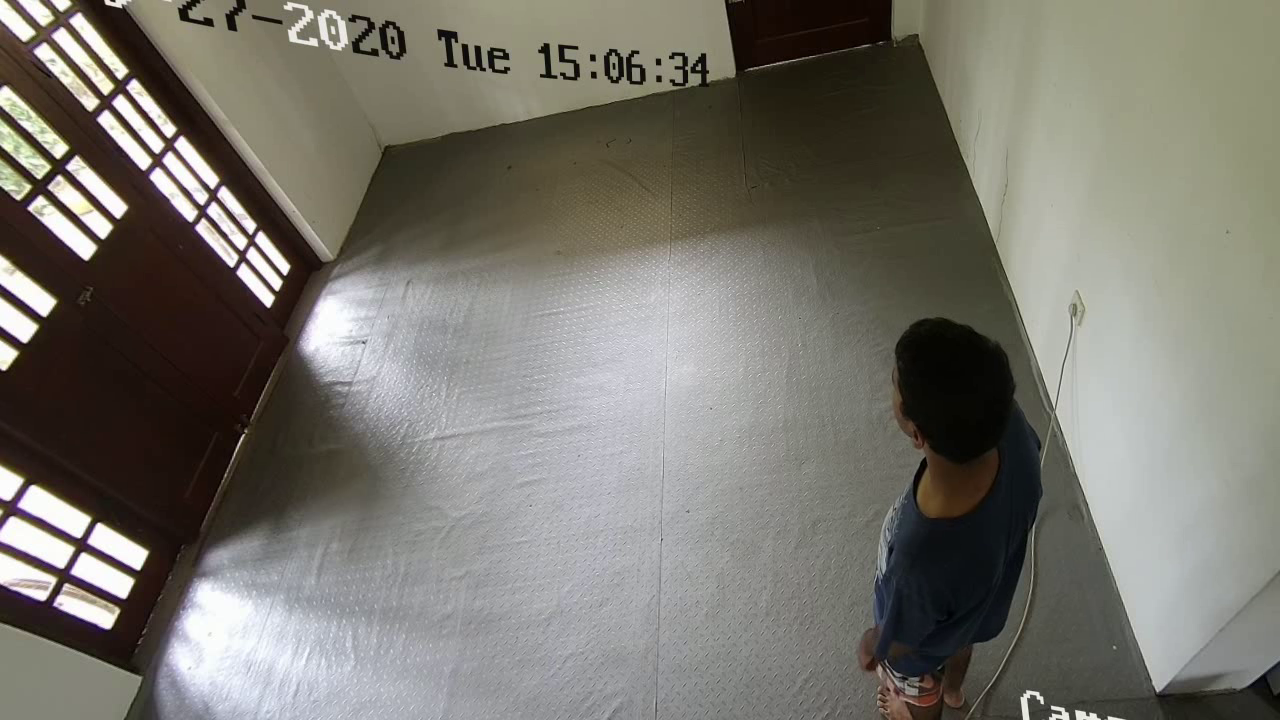
#> input picture frame 19 of Video_footages/Human detection/walk4_run.mp4, 1280 x 720 px, given in place of the camera
$ python detectMovingObjects.py
#> lines starting #> are read from the running program, lines starting #| are printed output that depends on the picture
import cv2 as cv
import pandas as pd
from datetime import datetime

frameRate = 20  # fps
firstFrame = None
video = cv.VideoCapture(0)

fourcc = cv.VideoWriter_fourcc(*'XVID')
out = cv.VideoWriter('output.avi',fourcc, 20.0, (640,480))

faceCascade = cv.CascadeClassifier('../Assets/Cascades/haarcascade_frontalface_default.xml')
df = pd.DataFrame(columns=["Start", "End"])
startTime = None

while True:
    check, currFrame = video.read()
#> currFrame is the input picture: shape (720, 1280, 3); mean B, G, R 109.8, 117.8, 120.2
    currStatus = 0
    editFrame = cv.cvtColor(currFrame, cv.COLOR_BGR2GRAY)
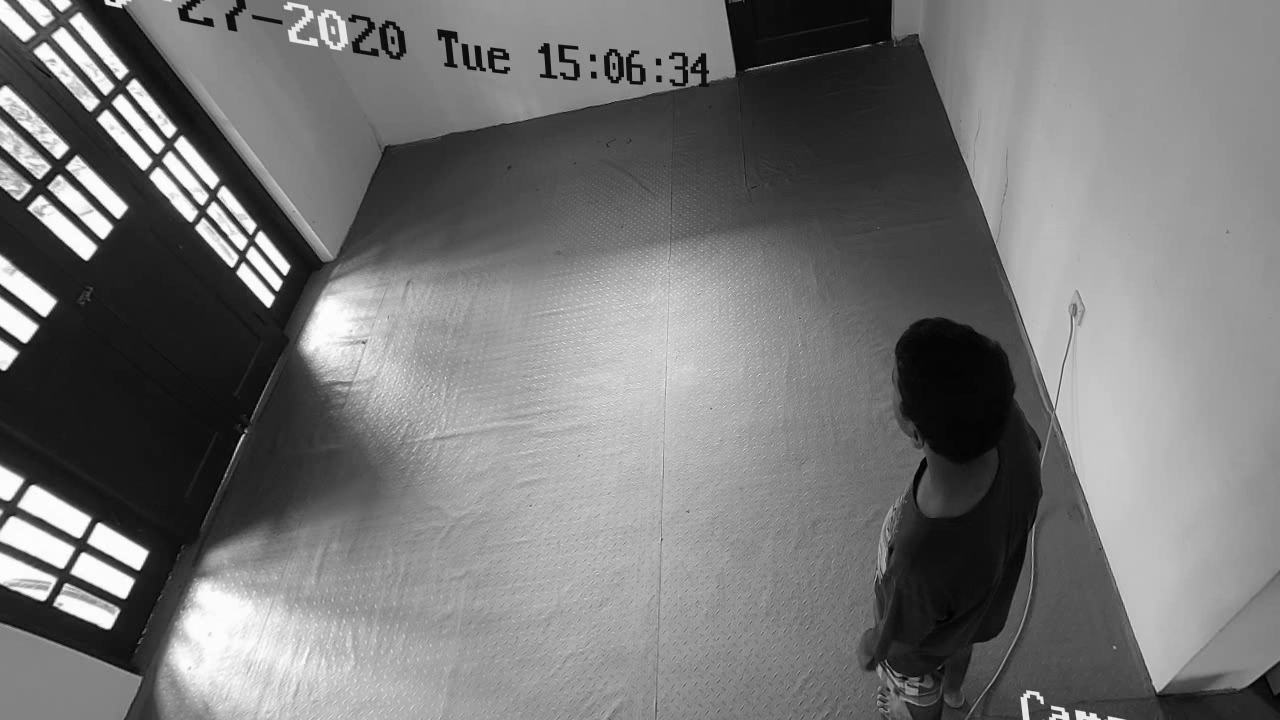
#> editFrame: shape (720, 1280); min 0, max 255, mean 117.6
    editFrame = cv.GaussianBlur(editFrame, (21, 21), 0)
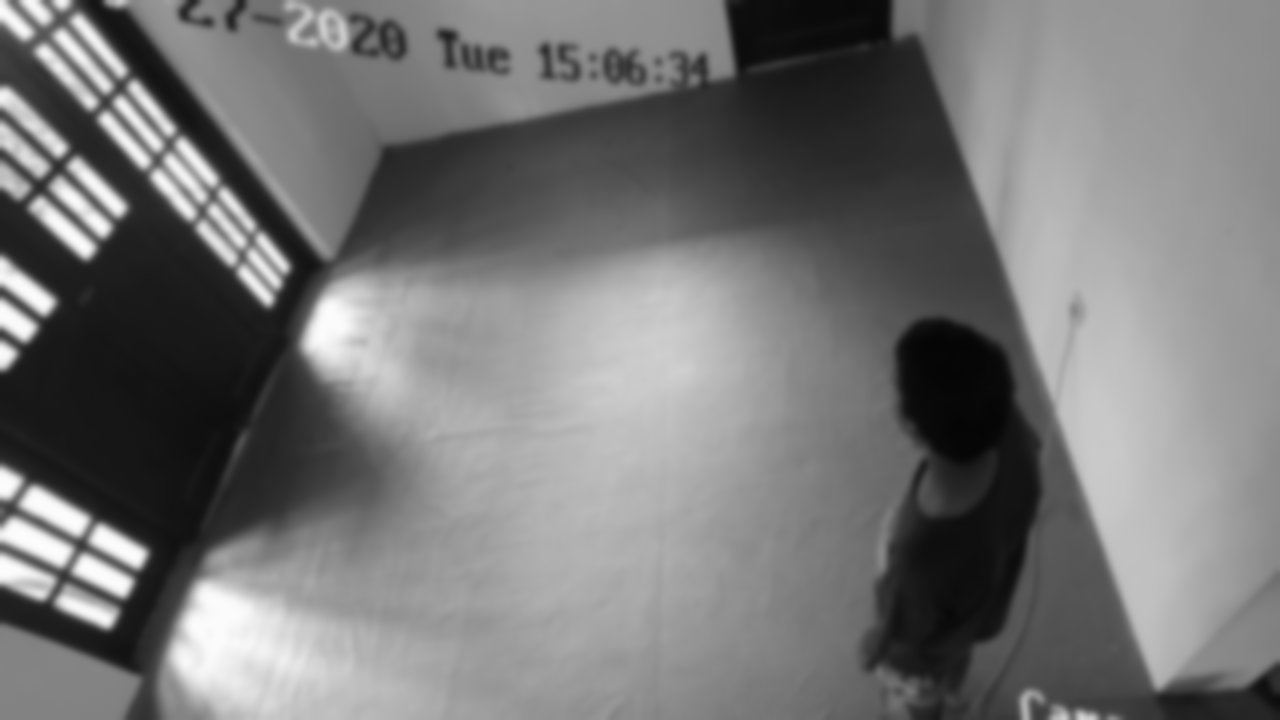
#> editFrame: shape (720, 1280); min 5, max 253, mean 117.6

    if firstFrame is None:
        preStatus = currStatus
        firstFrame = editFrame
        continue

    editFrame = cv.absdiff(editFrame, firstFrame)
    editFrame = cv.threshold(editFrame, 30, 255, cv.THRESH_BINARY)[1]
    editFrame = cv.dilate(editFrame, None, iterations= 2)

    (contours, _) = cv.findContours(editFrame.copy(), cv.RETR_EXTERNAL, cv.CHAIN_APPROX_SIMPLE)

    for contour in contours:
        if cv.contourArea(contour) > 10000:
            currStatus = 1
            (x,y,w,h) = cv.boundingRect(contour)
            dilateFrame = cv.rectangle(currFrame, (x, y), (x + w, y + h), (255, 0, 0), 3)

    if preStatus == 0 and currStatus == 1:
        startTime = datetime.now()
    elif preStatus == 1 and currStatus == 0:
        df = df.append({"Start": startTime, "End": datetime.now()}, ignore_index=True)

    cv.putText(currFrame, str(datetime.now()), (10, 470), cv.FONT_HERSHEY_PLAIN, 1.5, (255,255,255), 2)
    cv.imshow("Current_Frame", currFrame)
    out.write(currFrame)
    cv.imshow("Edit_Frame", editFrame)
    key = cv.waitKey(int(1000/frameRate))

    if key == 27 or check == 0:
        if currStatus == 1:
            df = df.append({"Start": startTime, "End": datetime.now()}, ignore_index=True)
        break

    preStatus = currStatus

#> (the run stopped early here; a loop or call above may not have finished)

$ run again, starting later in the video
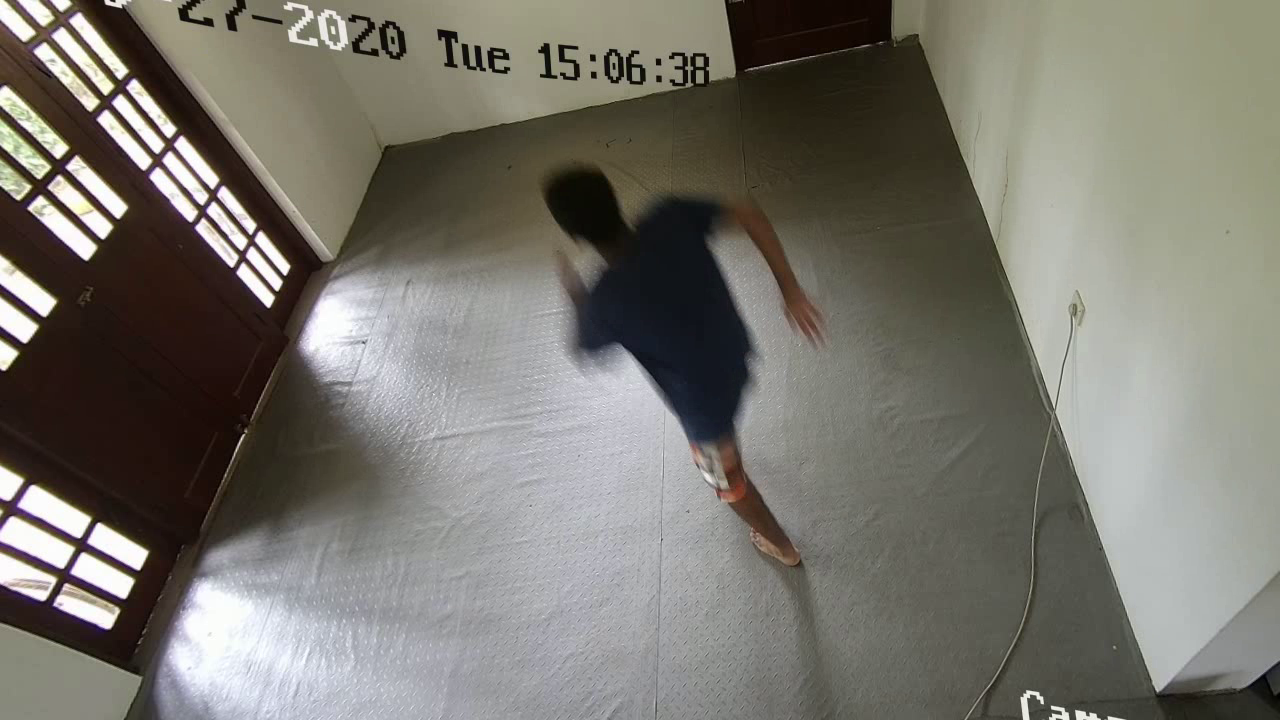
#> input picture frame 86 of Video_footages/Human detection/walk4_run.mp4, 1280 x 720 px, given in place of the camera
#> currFrame is the input picture: shape (720, 1280, 3); mean B, G, R 109.6, 117.6, 120.2
#> `editFrame = cv.cvtColor(currFrame, cv.COLOR_BGR2GRAY)`:
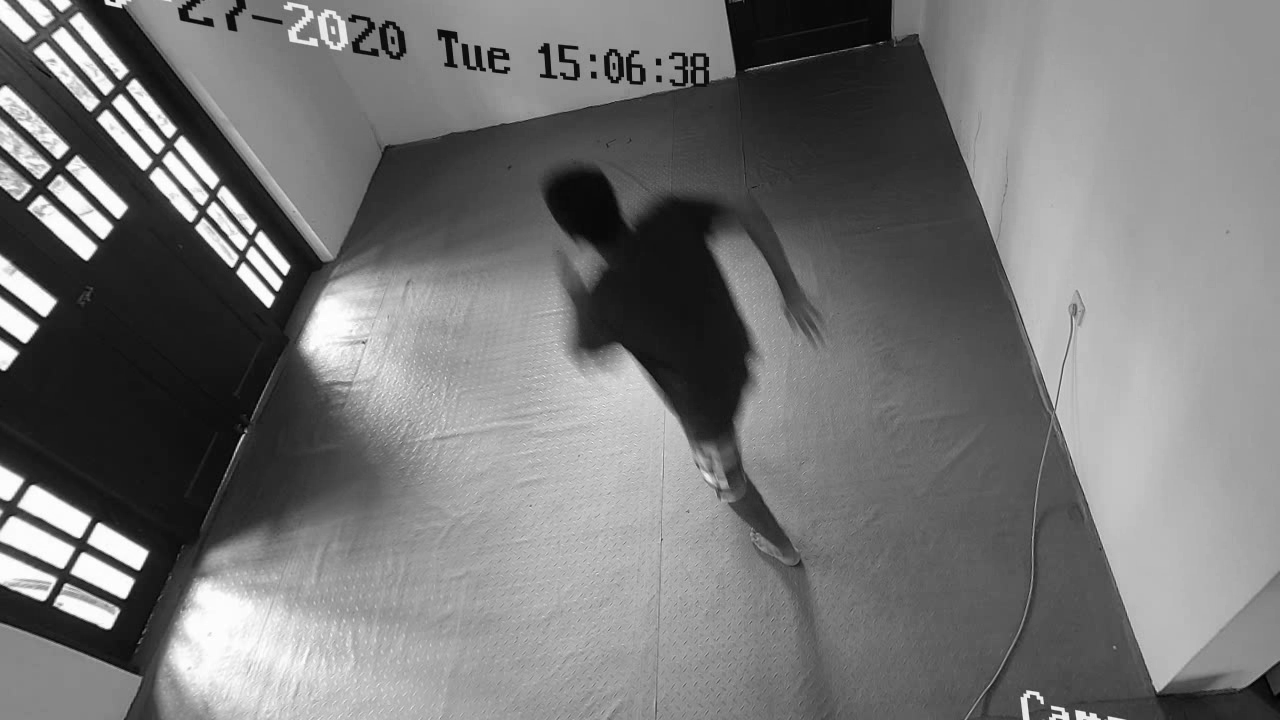
#> editFrame: shape (720, 1280); min 0, max 255, mean 117.5
#> `editFrame = cv.GaussianBlur(editFrame, (21, 21), 0)`:
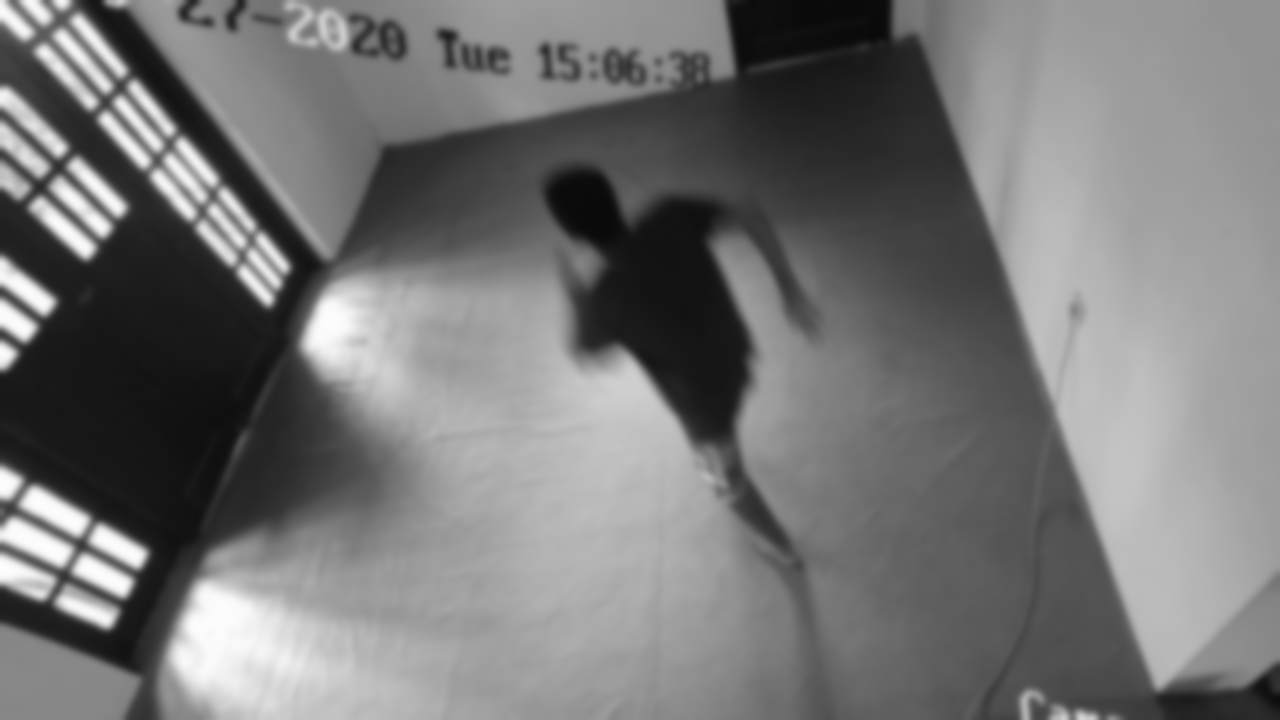
#> editFrame: shape (720, 1280); min 9, max 252, mean 117.5

$ run again, starting later in the video
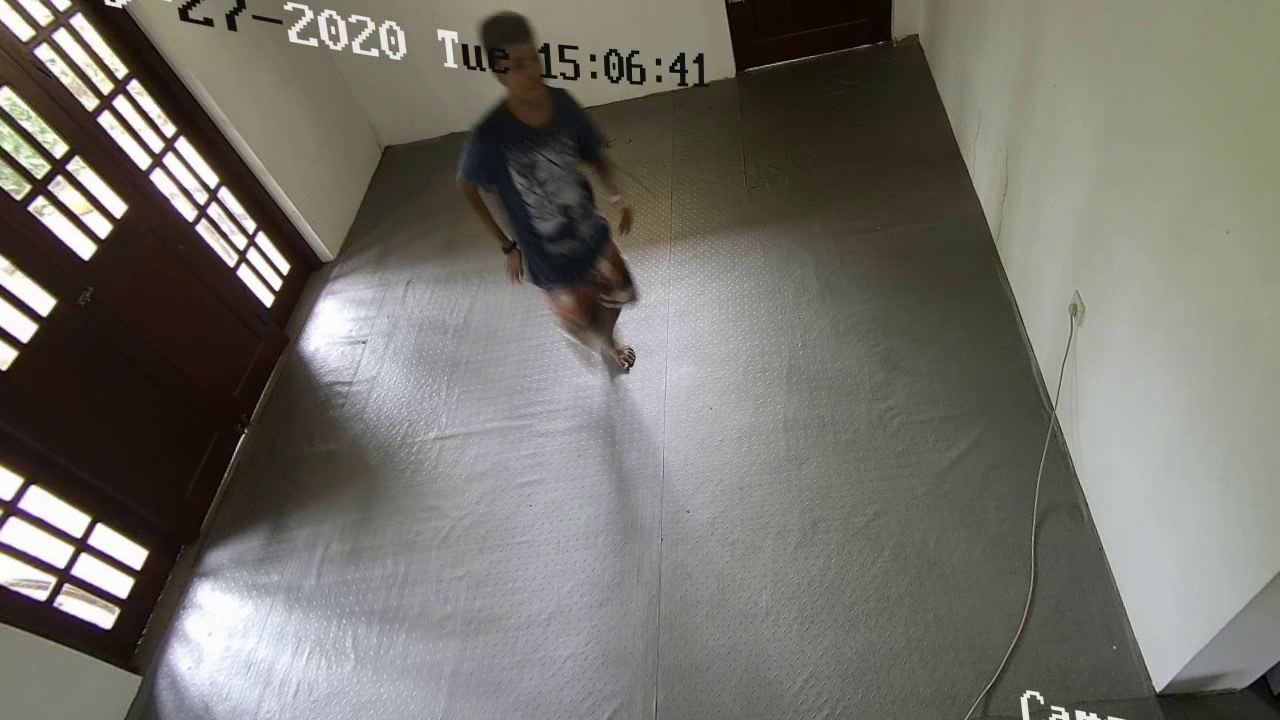
#> input picture frame 154 of Video_footages/Human detection/walk4_run.mp4, 1280 x 720 px, given in place of the camera
#> currFrame is the input picture: shape (720, 1280, 3); mean B, G, R 107, 114.1, 116.4
#> `editFrame = cv.cvtColor(currFrame, cv.COLOR_BGR2GRAY)`:
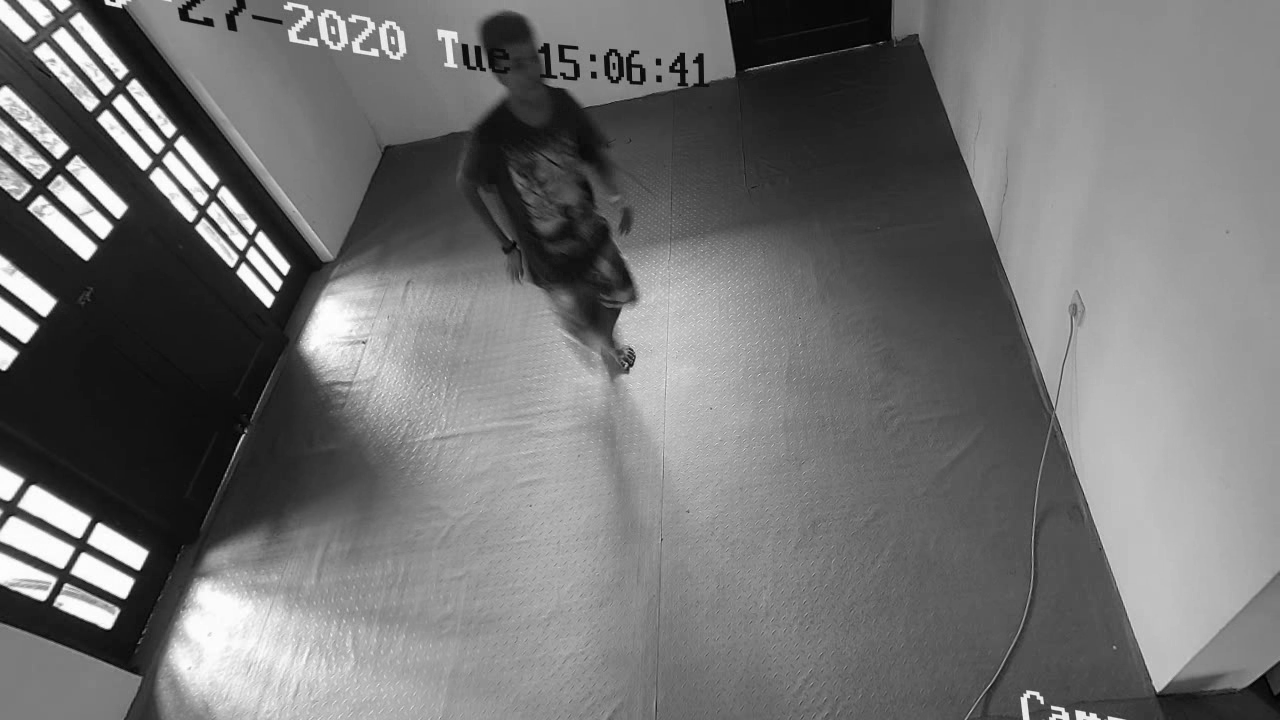
#> editFrame: shape (720, 1280); min 0, max 255, mean 114
#> `editFrame = cv.GaussianBlur(editFrame, (21, 21), 0)`:
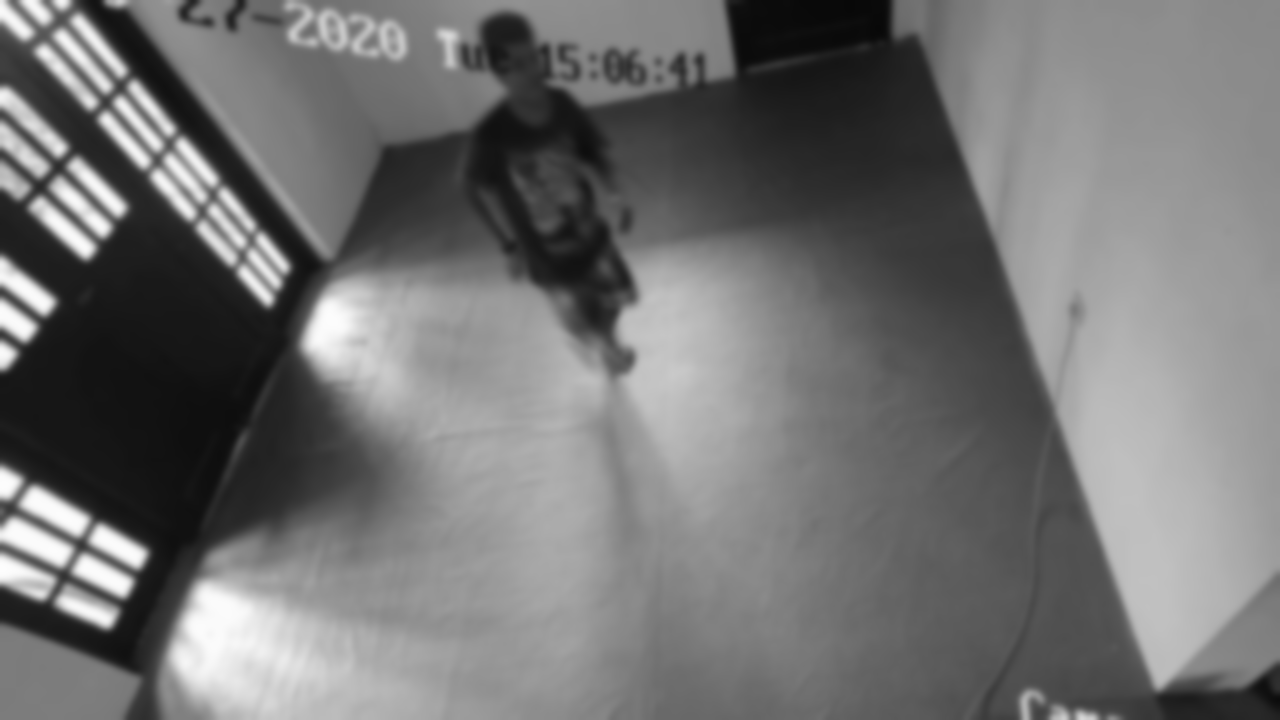
#> editFrame: shape (720, 1280); min 8, max 253, mean 114
